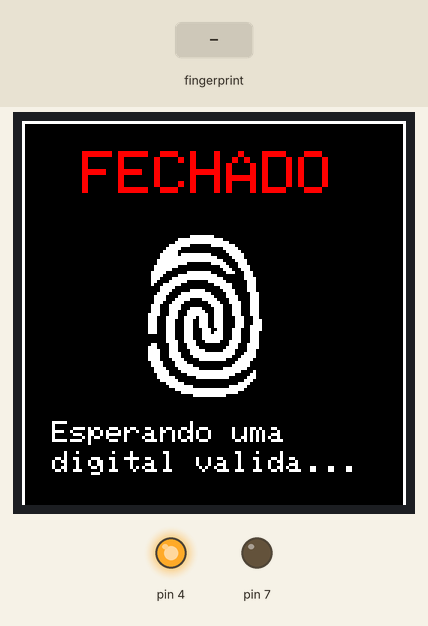
Bench run of a sketch on a simulated Arduino Uno, built with avr-gcc and run on an emulated ATmega328P. Parts: 128×128 colour display, output pins drawn as LEDs (lit = HIGH). The inputs (shaded band) are chosen by the test bench. What the sketch prints to the serial monitor is not drawn.

Above: at 2.3 s.
2.4 s: finger stored as number 1 placed on the sensor
At 4.4 s:
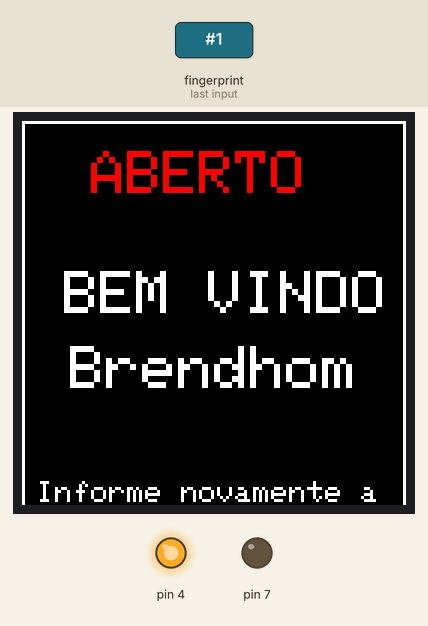
At 5.2 s:
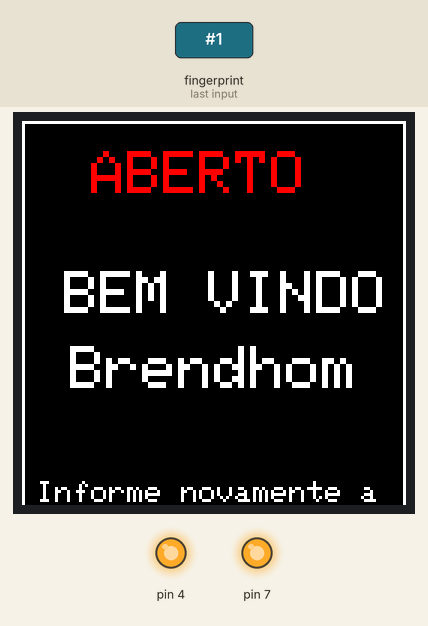
5.4 s: finger stored as number 1 placed on the sensor
At 8.0 s:
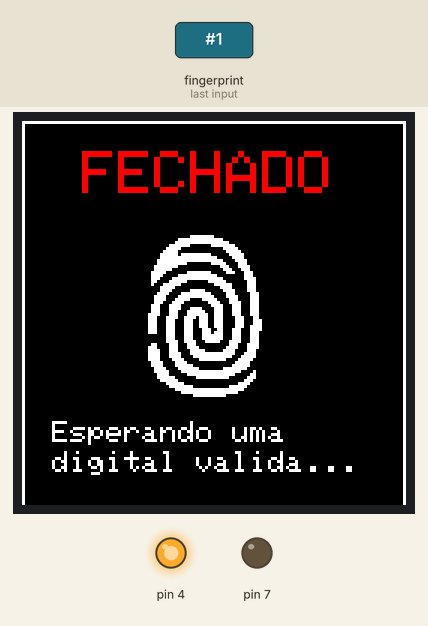
Timing chart, 0 to 9.5 s (numbered marks = the images above; inputs shaded):
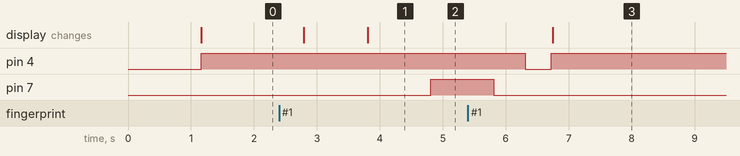

The sketch:

fingerprint_and_display.ino
```cpp
/******************************************************************************************************
 Projeto: Cofre-IoT
 GitHub:  https://github.com/abrantesasf/cofre-IoT/
 Sobre:   O projeto Cofre-IoT é um projeto acadêmico dos alunos
          de Ciência da Computação e de Sistemas de Informação
          da FAESA Centro Universitário, disciplina de Introdução
          à Computação (2018/1). O objetivo é desenvolver e apresentar um protótipo
          de cofre conectado à internet, como uma prova de conceito da
          Internet das Coisas (Internet of Things - IoT).
*******************************************************************************************************

        Código: Este código faz a leitura de uma impressão digital e exibe
                em um display a informação de "aberto" ou "fechado", de acordo
                com a presença ou ausência da impressão digital: se a impressão
                digital estiver no banco de dados do próprio sensor, o cofre é
                aberto; caso contrário, nada ocorre. Além disso, quando a digital é
                reconhecida, um sinal é enviado para uma trava solenóide e o cofre é aberto.
                Juntamente a isso, um módulo NodeMCU é alimentado, e passa a exercer as funções
                de consulta de saldo, soma e diminuição dos valores do banco de dados.

Pré-requisitos: 1) Arduino
                2) Leitor de impressões digitais (ver seção Hardware)
                3) Display TFT LCD (ver seção Hardware)
                4) Bibliotecas adicionais para o Arduino:
                   - https://github.com/adafruit/Adafruit-Fingerprint-Sensor-Library
                   - https://github.com/adafruit/Adafruit-GFX-Library
                   - https://github.com/sumotoy/TFT_ILI9163C

 Inputs gerais: A impressão digital lida pelo sensor.

Outputs gerais: 1) Uma mensagem de bem-vindo no display, indicando que
                   o cofre está aberto.
                2) Um sinal elétrico para abrir a tranca do cofre.
                3) Um sinal elétrico para ativar o NodeMCU.

       Retorno: -

    Limitações: 1) O cadastro das impressões digitais deve ser feito por outro
                   sistema, não integrado ao Cofre-IoT.
                2) O código para a abertura da trava do cofre ainda precisa ser criado.

   Referências: O código abaixo foi totalmente obtido e modificado
                do tutorial "How to use a fingerprint sensor with Arduino",
                preparado por Nick Koumaris e disponibilizado em seu site
                "educ8s" (http://educ8s.tv). O tutorial completo, incluindo
                o código e exemplos, pode ser acessado em:
                http://educ8s.tv/arduino-fingerprint-sensor-module-tutorial/

                Os autores do projeto Cofre-IoT agradecem imensamente a Nick Koumaris
                pela disponibilização de tal material. Sem esse tutorial nosso
                trabalho teria sido imensamente maior. Thank you, Nick!

      Hardware: 1) Fingerprint Sensor (DY50 / ZFM-20)
                   - Modelo referência: https://www.adafruit.com/product/751
                   - Modelo utilizado:  https://www.usinainfo.com.br/outros-modulos-arduino/leitor-biometrico-para-arduino-dy50-2816.html
                   - Instruções:        https://learn.adafruit.com/adafruit-optical-fingerprint-sensor/

                2) Display TFT LCD 1.8" 128x160 pixels
                   (Thin-Film Transistor Liquid Crystal Display)
                   - Modelo referência: https://www.amazon.com/Yoochin-serial-128x160-Display-Arduino/dp/B075YV9XWN
                                        https://www.adafruit.com/product/358
                   - Modelo utilizado:  https://www.filipeflop.com/produto/display-lcd-tft-1-8-128x160/
                   - Instruções:        https://learn.adafruit.com/1-8-tft-display/
                                        https://www.hotmcu.com/18-128x160-tft-lcd-with-spi-interface-p-314.html
******************************************************************************************************/


// Inclui bibliotecas necessárias
#include <SPI.h>
#include <Adafruit_GFX.h>
#include <TFT_ILI9163C.h>
#include <Adafruit_Fingerprint.h>
#include <SoftwareSerial.h>

// Color definitions
#define BLACK   0x0000
#define BLUE    0x001F
#define RED     0xF800
#define GREEN   0x07E0
#define CYAN    0x07FF
#define MAGENTA 0xF81F
#define YELLOW  0xFFE0
#define WHITE   0xFFFF

// Define algumas variáveis para apontar para pinos específicos
#define __CS 10
#define __DC 9

// Para ajustar a configuração do tamanho do display, ajuste as seguintes definições
// DIRETAMENTE no arquivo /opt/arduino/libraries/Adafruit_TFT_ILI9163C/_settings/TFT_ILI9163C_settings.h
//#define _TFTWIDTH     128//the REAL W resolution of the TFT
//#define _TFTHEIGHT    160//the REAL H resolution of the TFT
//#define _GRAMWIDTH    128
//#define _GRAMHEIGH    160//160
//#define __OFFSET        0//*see note 2

// Imagem do ícone da impressão digital
static const uint8_t icon [] PROGMEM = {
0x0,0x0,0x0,0x0,0x0,0x0,0x0,0x0,
0x0,0x0,0x0,0x0,0x0,0x0,0x0,0x0,
0x0,0x0,0x0,0x0,0x0,0x0,0x0,0x0,
0x0,0x0,0x0,0x3f,0xc0,0x0,0x0,0x0,
0x0,0x0,0x3,0xff,0xf8,0x0,0x0,0x0,
0x0,0x0,0x7,0xff,0xfe,0x0,0x0,0x0,
0x0,0x0,0x1f,0xc0,0x7f,0x80,0x0,0x0,
0x0,0x0,0x3e,0x0,0x7,0xc0,0x0,0x0,
0x0,0x0,0x7c,0x0,0x3,0xe0,0x0,0x0,
0x0,0x0,0xfd,0xff,0x81,0xf0,0x0,0x0,
0x0,0x0,0xff,0xff,0xe0,0xf0,0x0,0x0,
0x0,0x1,0xff,0xff,0xf8,0x78,0x0,0x0,
0x0,0x1,0xff,0x80,0x7c,0x38,0x0,0x0,
0x0,0x3,0xfc,0x0,0xe,0x3c,0x0,0x0,
0x0,0x3,0xf0,0x0,0x7,0x1c,0x0,0x0,
0x0,0x7,0xc0,0x7f,0x83,0x8e,0x0,0x0,
0x0,0x7,0x83,0xff,0xe0,0xe,0x0,0x0,
0x0,0x7,0xf,0xff,0xf8,0xf,0x0,0x0,
0x0,0x6,0x1f,0x80,0xfc,0x7,0x0,0x0,
0x0,0x4,0x7e,0x0,0x3f,0x7,0x0,0x0,
0x0,0x0,0xf8,0x0,0xf,0x7,0x0,0x0,
0x0,0x0,0xf0,0x3e,0x7,0x87,0x0,0x0,
0x0,0x1,0xe1,0xff,0x83,0x83,0x80,0x0,
0x0,0x3,0xc3,0xff,0xc3,0xc3,0x80,0x0,
0x0,0x3,0xc7,0xc3,0xe1,0xc3,0x80,0x0,
0x0,0x3,0x8f,0x0,0xf1,0xe3,0x80,0x0,
0x0,0x7,0x1e,0x0,0x78,0xe3,0x80,0x0,
0x0,0x7,0x1e,0x3c,0x38,0xe3,0x80,0x0,
0x0,0x7,0x1c,0x7e,0x38,0xe3,0x80,0x0,
0x0,0xf,0x1c,0x7f,0x38,0xe3,0x80,0x0,
0x0,0xe,0x3c,0xf7,0x38,0x71,0x80,0x0,
0x0,0xe,0x38,0xe7,0x38,0x71,0xc0,0x0,
0x0,0xe,0x38,0xe7,0x38,0x71,0xc0,0x0,
0x0,0xe,0x38,0xe7,0x38,0x73,0xc0,0x0,
0x0,0xe,0x38,0xe3,0x98,0xe3,0xc0,0x0,
0x0,0xe,0x38,0xe3,0xb8,0xe3,0x80,0x0,
0x0,0x0,0x38,0xe3,0xf8,0xe3,0x80,0x0,
0x0,0x0,0x38,0xe3,0xf8,0xe3,0x80,0x0,
0x0,0x0,0x3c,0xf1,0xf1,0xe3,0x80,0x0,
0x0,0x6,0x1c,0x70,0x1,0xc7,0x80,0x0,
0x0,0xe,0x1c,0x78,0x3,0xc7,0x80,0x0,
0x0,0xf,0x1c,0x3e,0x7,0x87,0x0,0x0,
0x0,0xf,0x1e,0x3f,0xff,0x8f,0x0,0x0,
0x0,0xf,0x1e,0x1f,0xff,0x1f,0x0,0x0,
0x0,0xf,0xf,0x7,0xfc,0x3e,0x0,0x0,
0x0,0x7,0x87,0x80,0x0,0x7c,0x0,0x0,
0x0,0x7,0x87,0xe0,0x0,0xfc,0x0,0x0,
0x0,0x3,0xc3,0xf8,0x7,0xf8,0x0,0x0,
0x0,0x3,0xe1,0xff,0xff,0xe1,0x0,0x0,
0x0,0x1,0xe0,0x7f,0xff,0x83,0x0,0x0,
0x0,0x1,0xf8,0xf,0xfe,0x7,0x0,0x0,
0x0,0x0,0xfc,0x0,0x0,0xe,0x0,0x0,
0x0,0x0,0x3f,0x0,0x0,0x3c,0x0,0x0,
0x0,0x0,0x1f,0xe0,0x1,0xf8,0x0,0x0,
0x0,0x0,0x7,0xff,0xff,0xf0,0x0,0x0,
0x0,0x0,0x1,0xff,0xff,0xc0,0x0,0x0,
0x0,0x0,0x0,0x1f,0xfc,0x0,0x0,0x0,
0x0,0x0,0x0,0x0,0x0,0x0,0x0,0x0,
0x0,0x0,0x0,0x0,0x0,0x0,0x0,0x0,
0x0,0x0,0x0,0x0,0x0,0x0,0x0,0x0
};

// Instancia display TFT, com a pinagem especificada
TFT_ILI9163C display = TFT_ILI9163C(__CS, 8, __DC);
SoftwareSerial mySerial(2, 3);

// Instancia leitor de digitais
Adafruit_Fingerprint finger = Adafruit_Fingerprint(&mySerial);
int fingerprintID = 0;

// Função setup
void setup(void) {
  // Inicia leitor de digitais
  startFingerprintSensor();

  // Inicia display
  display.begin();
  //display.setRotation(2);

  // Exibe a tela de fechado
  displayLockScreen();

  // Configura pinos para reles
  pinMode(7, OUTPUT);
  pinMode(4, OUTPUT);
  digitalWrite(7, LOW);
  digitalWrite(4, HIGH);
}

// Variavel para controlar o status do cofre
boolean cofreAberto = 0;  // 0 = fechado; 1 = aberto

// Função loop:
void loop() {

  // Lê impressão digital
  fingerprintID = getFingerprintID();
  delay(50);

  if(fingerprintID == 1)
  {
    if (cofreAberto == 0) {
      abreCofre("Brendhom");
    } else {
      fechaCofre();
    }
  }

   if(fingerprintID == 2)
  {
    if (cofreAberto == 0) {
      abreCofre("Carlos");
    } else {
      fechaCofre();
    }
  }

   if(fingerprintID == 3)
  {
    if (cofreAberto == 0) {
      abreCofre("Abrantes");
    } else {
      fechaCofre();
    }
  }

}

void abreCofre(String nome) {
  display.drawBitmap(30,35,icon,60,60,GREEN);
  cofreAberto = 1;
  delay(1000);
  displayUnlockedScreen();
  displayNome(nome);
  delay(1000);
  digitalWrite(7, HIGH);
  delay(1000);
  digitalWrite(7, LOW);
  delay(500);
  digitalWrite(4, LOW);
}

void fechaCofre() {
  cofreAberto = 0;
  digitalWrite(4, HIGH);
  display.fillScreen(BLACK);
  displayLockScreen();
}

void displayUnlockedScreen()
{
   display.fillScreen(BLACK);
   display.drawRect(0,0,128,160,WHITE);

   display.setCursor(23,10);
   display.setTextColor(RED);
   display.setTextSize(2);
   display.print("ABERTO");

   display.setCursor(14,50);
   display.setTextColor(WHITE);
   display.setTextSize(2);
   display.print("BEM VINDO");
}

void displayNome(String nome)
{
  display.setCursor(16,75);
  display.setTextColor(WHITE);
  display.setTextSize(2);
  display.print(nome);

  display.setCursor(5, 120);
  display.setTextSize(1);
  display.print("Informe novamente a");
  display.setCursor(5, 130);
  display.print("digital para fechar.");
}

void displayLockScreen()
{
  display.drawRect(0,0,128,160,WHITE);
  display.setCursor(20,10);
  display.setTextColor(RED);
  display.setTextSize(2);
  display.print("FECHADO");

  display.setCursor(10,100);
  display.setTextColor(WHITE);
  display.setTextSize(1.8);
  display.print("Esperando uma");
  display.setCursor(10,110);
  display.print("digital valida...");

  display.drawBitmap(30,35,icon,60,60,WHITE);
}

void startFingerprintSensor()
{
  Serial.begin(9600);
  finger.begin(57600);

  if (finger.verifyPassword()) {
    Serial.println("Found fingerprint sensor!");
  } else {
    Serial.println("Did not find fingerprint sensor");
  }
  Serial.println("Waiting for valid finger...");
}

int getFingerprintID() {
  uint8_t p = finger.getImage();
  if (p != FINGERPRINT_OK)  return -1;

  p = finger.image2Tz();
  if (p != FINGERPRINT_OK)  return -1;

  p = finger.fingerFastSearch();
  if (p != FINGERPRINT_OK)  return -1;

  // found a match!
  Serial.print("Found ID #"); Serial.print(finger.fingerID);
  Serial.print(" with confidence of "); Serial.println(finger.confidence);
  return finger.fingerID;
}
```

Measured:
- after the input at 2.4 s, pin 7: LOW → HIGH after 2.4 s; the display: first changes after 0.39 s (image 1 shows a later state)
- after the input at 5.4 s, the display: changes after 1.3 s (image 3)
